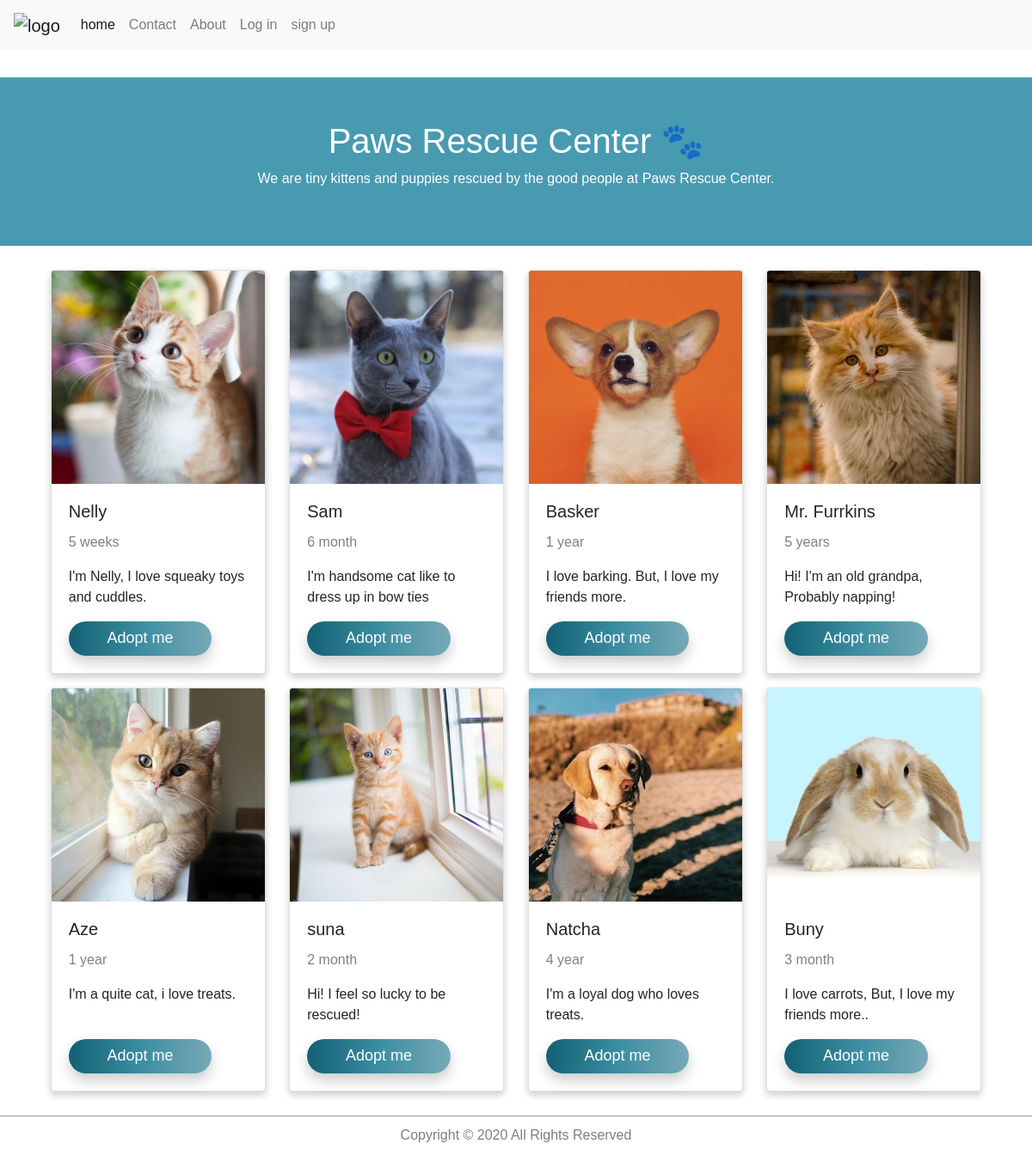
The page / on the database its author committed.
### models.py (models this page shows)
class Pet(db.Model):
    id   = db.Column(db.Integer, primary_key=True)
    name = db.Column(db.String, unique=True, nullable=False)
    age  = db.Column(db.String, nullable=False)
    bio  = db.Column(db.String, nullable=False)
    image  = db.Column(db.String, nullable=True)
    adopted  = db.Column(db.Boolean, nullable=False, default=False)
    adopted_by = db.Column(db.String, db.ForeignKey('user.id'),  default="None")

### Home.py (the view)
@site.route("/")
def home():
    return render_template("home.html", pets= Pet.query.filter(Pet.adopted==False))

### templates/home.html (shortened to what this page needs)
{% extends "base_layout.html" %}
{% block content %}
<section class="about-section">
  <article>
    <h1 style="text-align: center;">Paws Rescue Center 🐾</h1>
    <p>We are tiny kittens and puppies rescued by the good people at Paws Rescue Center.</p>
  </article>
</section>
<section class="container">
    {% for pet in pets %}
    <article class="card">
      <img src="{{url_for('static', filename = pet.id|string+".jpg")}}" class="card-img-top" alt="pet">
      <div class="card-body">
        <h5 class="card-title"> {{ pet.name }} </h5>
        <p class="sub-title">{{ pet.age }}</p>
        <p class="card-text"> {{ pet.bio }} </p>
        <a id="adopt-btn" href="{{url_for('site.pet_details', pet_ID = pet.id)}}"class=" login-form-btn" style="color: white; width: 50%;">
            Adopt me
        </a>
      </div>
    </article>
     {% endfor %}
</section>
{% endblock %}

### templates/base_layout.html (shortened to what this page needs)
<!DOCTYPE html>
<html lang="en">
    <head>
        <link rel="stylesheet" type="text/css" href="{{url_for('static', filename='Linearicons-Free-v1.0.0/icon-font.min.css')}}" >
        <link rel="stylesheet" href="{{url_for('static', filename='style.css')}}" />
        <link rel="stylesheet" href="{{url_for('static', filename='loginStyle.css')}}" />
        <link rel="stylesheet" href="https://stackpath.bootstrapcdn.com/bootstrap/4.2.1/css/bootstrap.min.css">
        <link rel="stylesheet" href="https://stackpath.bootstrapcdn.com/font-awesome/4.7.0/css/font-awesome.min.css">
</head>
  <body>
      <nav class="navbar fixed-top navbar-expand-lg navbar-light bg-light">
        <a class="navbar-brand" href="#">
            <img id="img" src="https://pawshumane.org/wp-content/uploads/2018/03/PawsLogo2ColorNoTagPMS633-1.png"  style="max-height: 60px;" alt="logo" >
        </a>
        <div class="collapse navbar-collapse" id="navbarNavDropdown">
          <div class="navbar-nav">
            <a class="nav-item nav-link active" href="{{url_for('site.home')}}">home
              <span class="sr-only">(current)</span></a>
            <a class="nav-item nav-link" href="{{url_for('site.contact')}}">Contact</a>
            <a class="nav-item nav-link "  href="{{url_for('site.about')}}">About</a>
            {% if 'user' in session %}
            <a class="nav-item nav-link"  href="{{url_for('site.logout')}}">Log out</a>
            {% else %}
            <a class="nav-item nav-link"  href="{{url_for('site.login')}}">Log in</a>
            <a class="nav-item nav-link"  href="{{url_for('site.signup')}}">sign up</a>
            {% endif %}
        </div>
        </div>
      </nav>
      {% block content %}{% endblock %}
      {% block footer %}
        <footer>
            <p> Copyright © 2020 All Rights Reserved </p>
        </footer>
      {% endblock %}
  </body>
</html>

### static/style.css (style rules this page uses)
.container { display: flex; flex-flow: row wrap; justify-content: space-around; align-items: stretch; height: 100%; margin-top: 20px; margin-bottom: 20px }
* { box-sizing: border-box; }
.card { box-shadow: 0 4px 8px 0 rgba(0, 0, 0, 0.2); width: 250px; margin: 8px; }
.card-body { display:flex; flex-flow: column wrap; }
.card-body { padding: 18px; }
.about-section { margin: 0; padding: 50px; text-align: center; margin: 0 0; background-color:rgba(36, 134, 162, 0.83); color: white; }
.sub-title { color: grey; }
footer p { color: rgba(24, 24, 24, 0.555); position: relative; width: 100%; bottom: 0; top: 0; border-top: 1px solid #9b9b9b; padding: 10px; text-align: center; }

### static/loginStyle.css (style rules this page uses)
* { box-sizing: border-box; }
.login-form-btn { margin-top: auto; font-size: 18px; color: #fff; line-height: .2; text-transform: none; display: -webkit-box; border: none; box-shadow: 0 8px 16px 0 rgba(0, 0, 0, 0.2); display: -webkit-flex; display: flex; justify-content: center; align-items: center; padding: 0 25px; min-width: 80%; height: 40px; border-radius: 20px; background: -webkit-linear-gradient(left, #136075, #3b8da0, #77a9b7); background: linear-gradient(left, #136075, #3b8da0, #77a9b7); position: relative; z-index: 1; -webkit-transition: all 0.4s; transition: all 0.4s; }

### templates/base_layout.html (style rules this page uses)
body , html { font-family: Arial, Helvetica, sans-serif; margin:0; padding:0; }
html { position: relative; min-height: 100%; }
body { height: auto; padding-top: 90px; display: flex; flex-direction: column; justify-content: space-between; }

### rows shown on the page
Pet: shows a picture, name "Nelly", age "5 weeks", bio "I'm Nelly, I love squeaky toys and cuddles."
Pet: shows a picture, name "Sam", age "6 month", bio "I'm handsome cat like to dress up in bow ties"
Pet: shows a picture, name "Basker", age "1 year", bio "I love barking. But, I love my friends more."
Pet: shows a picture, name "Mr. Furrkins", age "5 years", bio "Hi! I'm an old grandpa, Probably napping!"
Pet: shows a picture, name "Aze", age "1 year", bio "I'm a quite cat, i love treats."
Pet: shows a picture, name "suna", age "2 month", bio "Hi! I feel so lucky to be rescued!"
Pet: shows a picture, name "Natcha", age "4 year", bio "I'm a loyal dog who loves treats."
Pet: shows a picture, name "Buny", age "3 month", bio "I love carrots, But, I love my friends more.."
